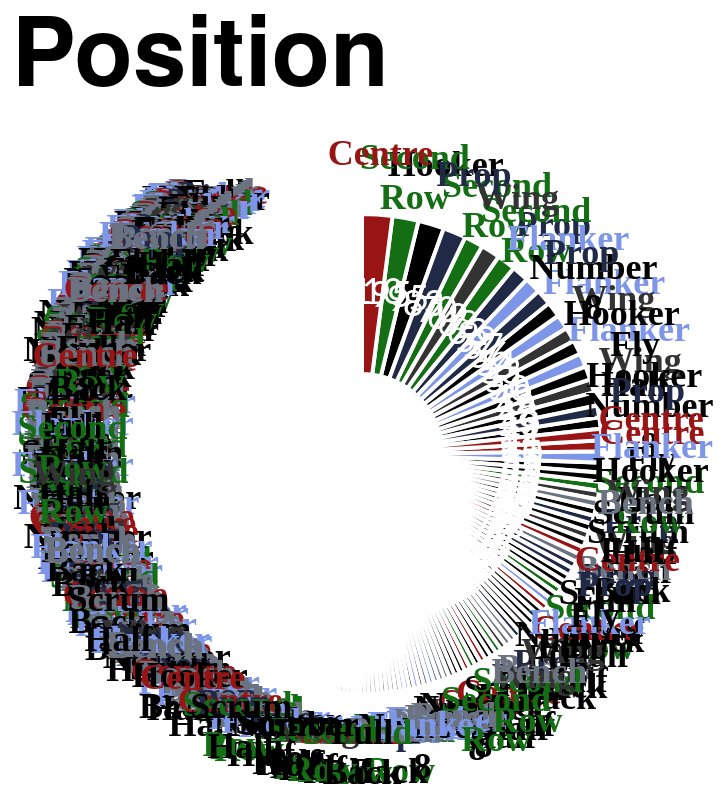

The Vega-Lite source for this figure:
### Vega-Lite specification from a JSON file in a GitHub repository (floating-point values rounded to 4 significant figures; data arrays with more than 128 entries replaced by an {"elided": "..."} marker saying what was removed)
{"config": {"axis": {"labelFont": "PT Sans Narrow, Helvetica Neue, Helvetica, Arial, sans-serif", "titleFont": "PT Sans Narrow, Helvetica Neue, Helvetica, Arial, sans-serif", "labelFontSize": 13, "titleFontSize": 24, "gridColor": "#202947", "gridOpacity": 0.2, "zindex": 1}, "text": {"font": "Lato, sans-serif"}, "bar": {"cornerRadiusEnd": 5}, "header": {"labelFont": "PT Sans Narrow, Helvetica Neue, Helvetica, Arial, sans-serif", "titleFont": "PT Sans Narrow, Helvetica Neue, Helvetica, Arial, sans-serif", "labelFontSize": 24, "titleFontSize": 28, "labelFontWeight": "bold", "orient": "left"}, "legend": {"labelFont": "PT Sans Narrow, Helvetica Neue, Helvetica, Arial, sans-serif", "titleFont": "PT Sans Narrow, Helvetica Neue, Helvetica, Arial, sans-serif", "labelFontSize": 14, "titleFontSize": 16, "titlePadding": 5, "fillColor": "white", "strokeColor": "black", "padding": 10, "titleFontWeight": "lighter", "titleFontStyle": "italic", "titleColor": "gray", "offset": 10}, "title": {"font": "PT Sans Narrow, Helvetica Neue, Helvetica, Arial, sans-serif", "fontSize": 48, "fontWeight": "bold", "anchor": "start", "align": "center", "titlePadding": 20, "subtitlePadding": 10, "subtitleFontSize": 13, "subtitleColor": "", "subtitleFontStyle": "italic", "offset": 15, "color": "black"}, "axisX": {"labelAngle": 0}, "facet": {"title": null, "header": null, "align": {"row": "each", "column": "each"}}, "resolve": {"scale": {"y": "independent", "facet": "independent"}}, "background": "transparent", "scale": {"offsetBandPaddingOuter": 0.2, "offsetBandPaddingInner": 0.1}, "view": {"stroke": null, "background": "transparent"}}, "layer": [{"mark": {"type": "arc", "innerRadius": 40, "outerRadius": 120, "stroke": "#ffffff", "strokeWidth": 2}, "encoding": {"color": {"field": "position", "legend": null, "scale": {"domain": ["Prop", "Flanker", "Second Row", "Centre", "Wing", "Fly Half", "Hooker", "Scrum Half", "Full Back", "Number 8", "Bench"], "range": ["#202946", "#7d96e8", "#146f14", "#991515", "#333333", "#000000", "#000000", "#000000", "#000000", "#000000", "#6b7280"]}, "sort": {"field": "sort_order", "op": "min", "order": "ascending"}, "type": "nominal"}, "order": {"field": "appearances", "sort": "ascending", "type": "quantitative"}, "theta": {"field": "appearances", "sort": "descending", "stack": true, "title": "Appearances", "type": "quantitative"}, "tooltip": [{"field": "player", "title": "Player", "type": "nominal"}, {"field": "position", "title": "Position", "type": "nominal"}, {"field": "appearances", "title": "Appearances", "type": "quantitative"}]}}, {"mark": {"type": "text", "dy": -5, "font": "PT Sans Narrow", "fontSize": 18, "fontWeight": "bold", "radius": 145}, "encoding": {"color": {"field": "position", "legend": null, "scale": {"domain": ["Prop", "Flanker", "Second Row", "Centre", "Wing", "Fly Half", "Hooker", "Scrum Half", "Full Back", "Number 8", "Bench"], "range": ["#202946", "#7d96e8", "#146f14", "#991515", "#333333", "#000000", "#000000", "#000000", "#000000", "#000000", "#6b7280"]}, "type": "nominal"}, "opacity": {"condition": {"test": "datum.appearances > 2", "value": 1}, "value": 0}, "order": {"field": "appearances", "sort": "ascending", "type": "quantitative"}, "text": {"field": "position_label", "type": "nominal"}, "theta": {"field": "appearances", "sort": "descending", "stack": true, "title": "Appearances", "type": "quantitative"}}, "transform": [{"calculate": "split(datum.position, ' ')", "as": "position_label"}]}, {"mark": {"type": "text", "color": "white", "fontSize": 18, "radius": 80}, "encoding": {"order": {"field": "appearances", "sort": "ascending", "type": "quantitative"}, "text": {"field": "appearances", "type": "nominal"}, "theta": {"field": "appearances", "sort": "descending", "stack": true, "title": "Appearances", "type": "quantitative"}}}], "data": {"name": "data-ec62ea3acb259451198e264b6fefd46a"}, "height": 300, "resolve": {"scale": {"color": "shared"}}, "title": "Position", "width": 300, "$schema": "https://vega.github.io/schema/vega-lite/v5.20.1.json", "datasets": {"data-ec62ea3acb259451198e264b6fefd46a": {"elided": "769 records"}}}
